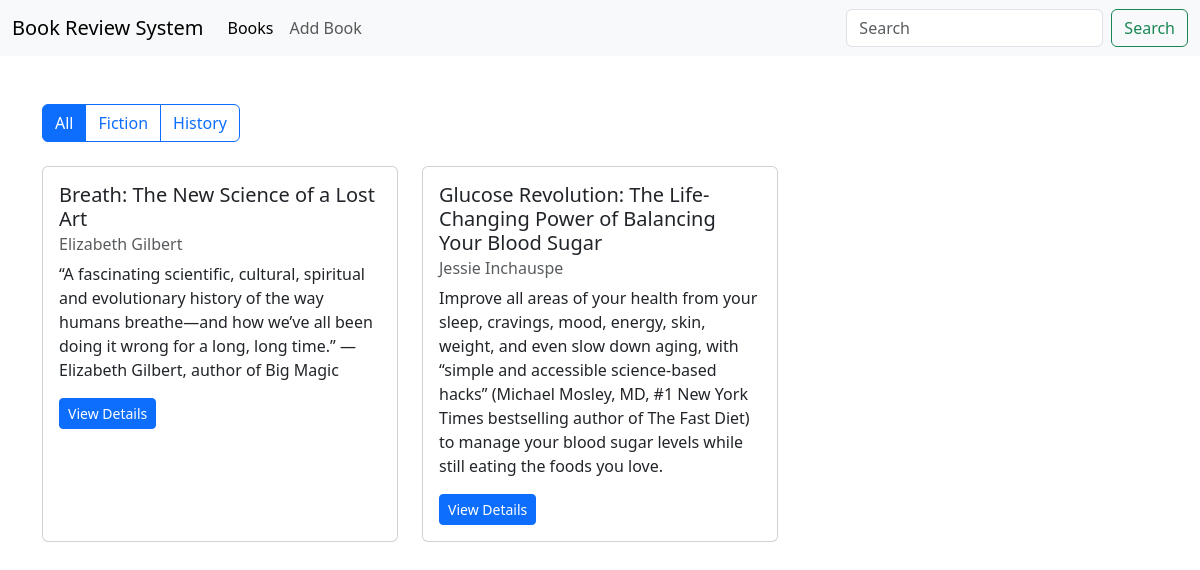
The page / on the database its author committed.
### book/models.py (models this page shows, shortened)
class Book(models.Model):
  GENRE_CHOICES = [
    ('fiction','Fiction'),
    ('non_fiction','Non-ficiton'),
    ('science','Science'),
    ('technology','Technology'),
    ('history','History'),
  ]
  title = models.CharField(max_length=200)
  author = models.CharField(max_length=200)
  description = models.TextField()
  genre = models.CharField(max_length=20, choices=GENRE_CHOICES)
  isbn = models.CharField('ISBN', max_length=13, unique=True)
  publication_date = models.DateField()
  average_rating = models.DecimalField(
    max_digits=3, decimal_places=2, validators=[MinValueValidator(0), MaxLengthValidator(5)],
    default=0
  )
  created_at = models.DateTimeField(auto_now_add=True)
  updated_at = models.DateTimeField(auto_now=True)

### book/views.py (the view)
# urls.py: path('', views.BookListView.as_view(), name='book-list'),
class BookListView(TemplateView):
  template_name = 'book/book_list.html'
  def get_context_data(self, **kwargs):
    context = super().get_context_data(**kwargs)
    genre = self.request.GET.get('genre')
    if genre:
      context['books'] = Book.objects.filter(genre=genre).order_by('-created_at')
    else:
      context['books'] = Book.objects.all().order_by('-created_at')
    return context

### book/templates/book/book_list.html (shortened to what this page needs)
{% extends 'book/base.html' %}
{% block content %}
<div class="row mb-4">
  <div class="col">
    <div class="btn-group">
      <a href="{%url 'book-list' %}" class="btn btn-outline-primary {% if not request.GET.genre %}active{% endif %}">All</a>
      <a href="?genre=fiction"
         class="btn btn-outline-primary {% if request.GET.genre == 'fiction' %}active{% endif %}">
        Fiction
      </a>
      <a href="?genre=history"
         class="btn btn-outline-primary {% if request.GET.genre == 'history' %}active{% endif %}">
        History
      </a>
    </div>
  </div>
</div>
<div class="row row-cols-1 row-cols-md-3 g-4">
  {% for book in books %}
    <div class="col">
      <div class="card h-100">
        <div class="card-body">
          <h5 class="card-title">{{ book.title }}</h5>
          <h6 class="card-subtitle mb-2 text-muted">{{ book.author }}</h6>
          <p class="card-text">{{ book.description }}</p>
          <div class="d-flex justify-content-between align-items-center">
            <a href="{% url 'book-detail' book.pk %}" class="btn btn-sm btn-primary">View Details</a>
          </div>
        </div>
      </div>
    </div>
  {% empty %}
    <div class="col-12">
      <p>No books found</p>
    </div>
  {% endfor %}
</div>
{% endblock content %}

### rows shown on the page
Book: title "Breath: The New Science of a Lost Art", author "Elizabeth Gilbert", description "“A fascinating scientific, cultural, spiritual and evolutionary history of the way humans breathe—and how we’ve all been doing it wrong for a long, long time.” —Elizabeth Gilbert, author of Big Magic"
Book: title "Glucose Revolution: The Life-Changing Power of Balancing Your Blood Sugar", author "Jessie Inchauspe", description "Improve all areas of your health from your sleep, cravings, mood, energy, skin, weight, and even slow down aging, with “simple and accessible science-based hacks” (Michael Mosley, MD, #1 New York Times bestselling author of The Fast Diet) to manage your blood sugar levels while still eating the foods you love."
